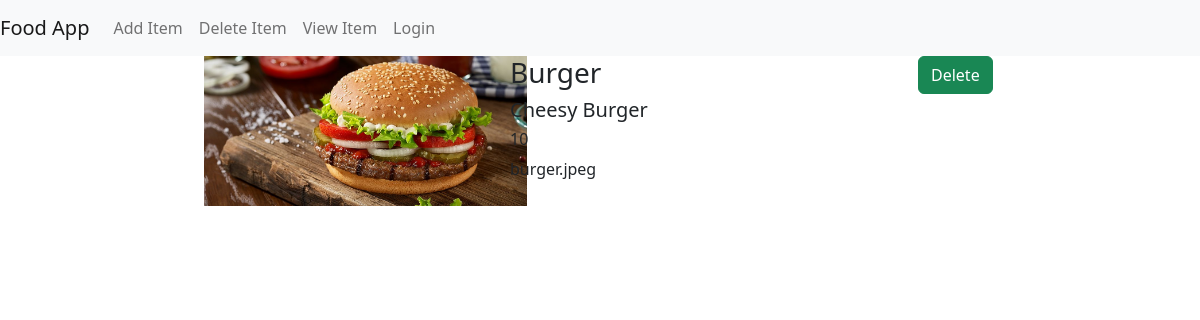
/food/2/, run on the app's committed database.
### food/models.py (models this page shows, shortened)
class Item(models.Model):
    item_name = models.CharField(max_length=200)
    item_desc = models.CharField(max_length=200)
    item_price = models.IntegerField()
    item_image = models.CharField(max_length=500, default="place_holder.png")
    user = models.ForeignKey(User, on_delete=models.CASCADE, default=1)

### food/views.py (the view)
# urls.py: path("<int:pk>/", views.Detail.as_view(), name="detail"),
class Detail(DetailView):
    model = Item
    template_name = "food/detail.html"

### food/templates/food/detail.html
{% extends 'food/base.html' %}
{% load static %}
{% block body %}
        <div class="row">
            <div class="col-md-3 offset-md-2">
                <img src="{% static 'food/img/' %}{{ object.item_image }}" height="150px">
            </div>
            <div class="col-md-4">
                <h3>{{ object.item_name }}</h3>
                <h5>{{ object.item_desc }}</h5>
                <h6>{{ object.item_price }}</h6>
                {{ object.item_image }}
            </div>
            <div class="col-md-2">
                <a href="{% url 'food:delete_item' item.id %}" class="btn btn-success">Delete</a>
            </div>
        </div>
{% endblock %}

### data on the page
Item: item_image (picture), item_name "Burger", item_desc "Cheesy Burger", item_price "10", item_image "burger.jpeg"
